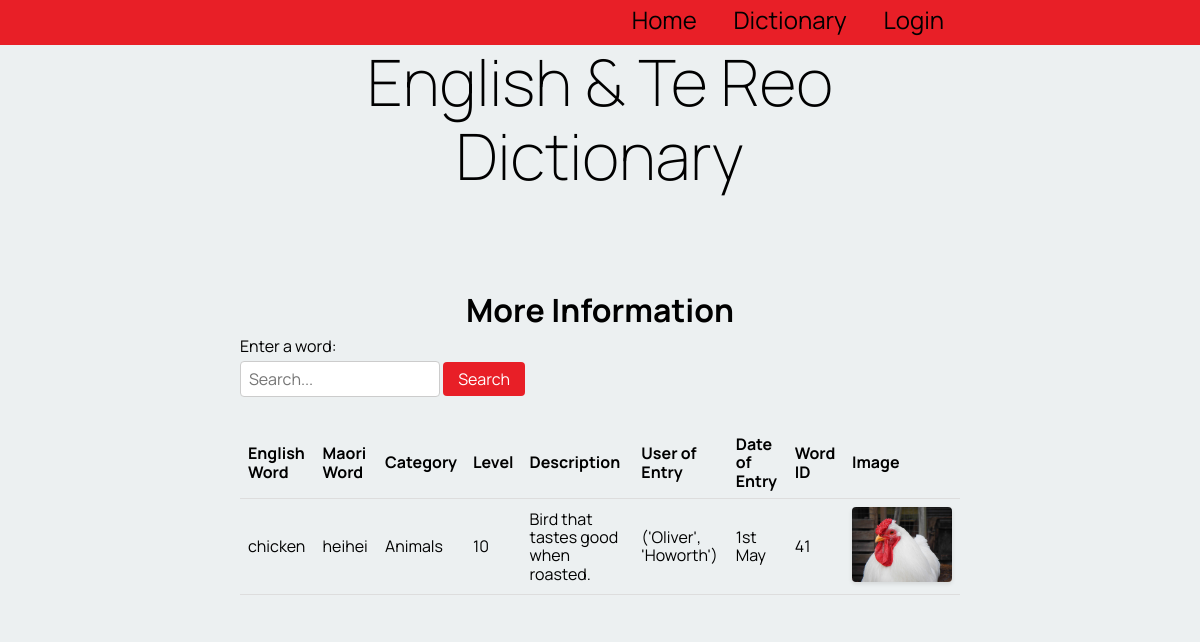
Screenshot of /word_info/41 with the database file from the repository.
### tables this page shows
CREATE TABLE "table_word"
(
    word_id      integer not null
        primary key autoincrement,
    english_word varchar(100),
    te_reo_word  varchar(100),
    description  varchar(100),
    category     varchar(100),
    levels       varchar(100),
    user_fk      integer
        constraint table_word_table_account_id_fk
            references users_table,
    cat_fk       integer
        constraint table_word_category_table_cat_id_fk
            references category_table
, word_date varchar(100), image varchar(100));

CREATE TABLE "category_table"
(
    cat_id        integer not null
        primary key autoincrement,
    category_name varchar
);

### app.py (the view)
@app.route('/word_info/<word_id>')
def render_word_info(word_id):
    if is_logged_in_teacher():
        print("Teacher if logged in!")
    con = create_connection(DATABASE)
    query = "SELECT word_id, english_word, te_reo_word, category_name, levels, description, word_date, image FROM table_word INNER JOIN category_table ON table_word.cat_fk = cat_id WHERE table_word.word_id = ?"
    cur = con.cursor()
    try:
        cur.execute(query, (word_id,))
        word = cur.fetchall()
    except Exception as e:
        print(e)
    query2 = "SELECT f_name, l_name FROM table_word INNER JOIN users_table ON users_table.users_id = table_word.user_fk WHERE word_id = ?"
    try:
        cur.execute(query2, (word_id,))
        user_name = cur.fetchall()
        print(user_name)
    except Exception as e:
        print(e)
    con.close()
    return render_template('word_info.html', logged_in = is_logged_in(), words=word, teacher_log = is_logged_in_teacher(), user=user_name)

### app.py (called while the page is built)
def create_connection(db_file): #connects to the database
    try:
        connection = sqlite3.connect(db_file)
        return connection
    except Error as e:
        print(e)   #prints the error message
    return None

def is_logged_in():    #checks if the user has logged in
    if session.get("email") is None:
        print("not logged in ")
        return False
    else:
        print("logged in!")
        return True

def is_logged_in_teacher():
        email = session.get("email")
        con = create_connection(DATABASE)
        cur = con.cursor()
        query = """SELECT is_teacher FROM users_table WHERE email = ?"""
        cur.execute(query, (email, ))
        teacher = cur.fetchall()
        con.close()
        print("yooo", teacher)
        if ('yes',) in teacher:
            print("teacher logged in!")
            con = create_connection(DATABASE)
            query = "SELECT users_id FROM users_table"
            cur = con.cursor()
            cur.execute(query)
            test = cur.fetchall()
            print(test)
            return True
        else:
            return False

### templates/word_info.html
{% extends 'base.html' %}
{% block pageheading %}More Information{% endblock %}
{% block main %}
    <form action="{{ url_for('render_dictionary_page', cat_id=cat_id) }}" method="GET">
        <label for="word-search">Enter a word:</label>
        <input type="text" name="search" value="{{ search_term }}" placeholder="Search...">
        <button type="submit">Search</button>
    </form>
    <table>
        <thead>
            <tr>
                <th>English Word</th>
                <th>Maori Word</th>
                <th>Category</th>
                <th>Level</th>
                <th>Description</th>
                <th>User of Entry</th>
                <th>Date of Entry</th>
                <th>Word ID</th>
                <th>Image</th>
            </tr>
        </thead>
        <tbody>
            {% for word in words %}
                <tr>
                    <td>{{ word[1] }}</td>
                    <td>{{ word[2] }}</td>
                    <td>{{ word[3] }}</td>
                    <td>{{ word[4] }}</td>
                    <td>{{ word[5] }}</td>
                    <td>{{ user[0] }}</td>
                    <td>{{ word[6] }}</td>
                    <td>{{ word[0] }}</td>
                    {% if word[7] %}
                    <td> <img src= '{{ url_for('static', filename='images/' + word[7] + '.jpg') }}'> </td>
                    {% else %}
                    <td> <img src= '{{ url_for('static', filename='images/noimage' + '.jpg') }}'> </td>
                    {% endif %}
                </tr>
            {% endfor %}
        </tbody>
    </table>
{% endblock %}

### static/style.css (style rules this page uses)
* { font-family: 'Manrope', sans-serif; padding: 0; margin: 0; box-sizing: border-box; }
body { background-color: rgba(236, 240, 241, 1.0); }
img { max-width: 100%; }
table { width: 100%; border-collapse: collapse; margin-bottom: 20px; }
table th, table td { padding: 8px; text-align: left; border-bottom: 1px solid #ddd; }
form { margin-bottom: 20px; }
form label { display: block; margin-bottom: 5px; }
form input[type="text"] { width: 200px; padding: 8px; border: 1px solid #ccc; border-radius: 4px; margin-bottom: 10px; }
form button { padding: 8px 15px; background-color: #e81f27; color: #fff; border: none; border-radius: 4px; cursor: pointer; }
table img { max-width: 100px; height: auto; border-radius: 4px; box-shadow: 0 2px 4px rgba(0, 0, 0, 0.1); }

### rows the page displays
table_word: english_word "chicken", te_reo_word "heihei", category_name "Animals", levels "10", description "Bird that tastes good when roasted.", user "('Oliver', 'Howorth')", word_date "1st May", word_id "41", image (picture)
